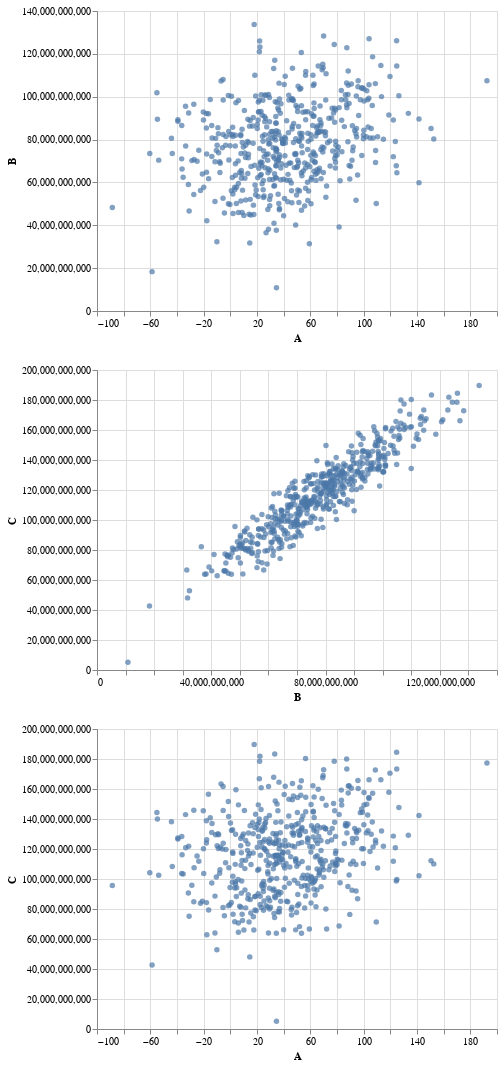

Source (notebook cell):
### Code cell
A, B, C = random.choice(ABC_all).transpose()
AB = alt.Chart(pd.DataFrame({"A":A, "B":B})).mark_circle().encode(
    x="A",
    y="B")
BC= alt.Chart(pd.DataFrame({"B":B, "C":C})).mark_circle().encode(
    x="B",
    y="C")
AC = alt.Chart(pd.DataFrame({"A":A, "C":C})).mark_circle().encode(
    x="A",
    y="C")

alt.vconcat(AB, BC, AC)

### Figure 1 — Vega-Lite specification as saved in the notebook (floating-point values rounded to 4 significant figures; data arrays with more than 128 entries replaced by an {"elided": "..."} marker saying what was removed)
{"config": {"view": {"continuousWidth": 400, "continuousHeight": 300}}, "vconcat": [{"data": {"name": "data-97a3418899b04b90192b7eec335f9ce8"}, "mark": "circle", "encoding": {"x": {"field": "A", "type": "quantitative"}, "y": {"field": "B", "type": "quantitative"}}}, {"data": {"name": "data-bce8ca90bd1fc087b408e3d3e412c345"}, "mark": "circle", "encoding": {"x": {"field": "B", "type": "quantitative"}, "y": {"field": "C", "type": "quantitative"}}}, {"data": {"name": "data-e0f755bad62d2ed71757a7f074a4f34b"}, "mark": "circle", "encoding": {"x": {"field": "A", "type": "quantitative"}, "y": {"field": "C", "type": "quantitative"}}}], "$schema": "https://vega.github.io/schema/vega-lite/v4.17.0.json", "datasets": {"data-97a3418899b04b90192b7eec335f9ce8": {"elided": "500 records"}, "data-bce8ca90bd1fc087b408e3d3e412c345": {"elided": "500 records"}, "data-e0f755bad62d2ed71757a7f074a4f34b": {"elided": "500 records"}}}
